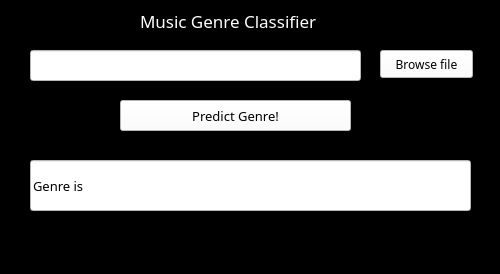
<?xml version="1.0" encoding="UTF-8"?>
<ui version="4.0">
 <class>MainWindow</class>
 <widget class="QMainWindow" name="MainWindow">
  <property name="geometry">
   <rect>
    <x>0</x>
    <y>0</y>
    <width>500</width>
    <height>274</height>
   </rect>
  </property>
  <property name="windowTitle">
   <string>MainWindow</string>
  </property>
  <property name="styleSheet">
   <string notr="true">background-color: rgb(0, 0, 0);</string>
  </property>
  <widget class="QWidget" name="centralwidget">
   <widget class="QLabel" name="label">
    <property name="geometry">
     <rect>
      <x>140</x>
      <y>0</y>
      <width>241</width>
      <height>41</height>
     </rect>
    </property>
    <property name="font">
     <font>
      <family>Forte</family>
      <pointsize>13</pointsize>
     </font>
    </property>
    <property name="styleSheet">
     <string notr="true">color: rgb(255, 255, 255);</string>
    </property>
    <property name="text">
     <string>Music Genre Classifier</string>
    </property>
   </widget>
   <widget class="QLineEdit" name="lineEdit">
    <property name="geometry">
     <rect>
      <x>30</x>
      <y>50</y>
      <width>331</width>
      <height>31</height>
     </rect>
    </property>
    <property name="font">
     <font>
      <pointsize>8</pointsize>
     </font>
    </property>
    <property name="whatsThis">
     <string>&lt;html&gt;&lt;head/&gt;&lt;body&gt;&lt;p&gt;Add path to file&lt;/p&gt;&lt;/body&gt;&lt;/html&gt;</string>
    </property>
    <property name="styleSheet">
     <string notr="true">background-color: rgb(255, 255, 255);</string>
    </property>
    <property name="text">
     <string extracomment="add path to file"/>
    </property>
    <property name="cursorMoveStyle">
     <enum>Qt::VisualMoveStyle</enum>
    </property>
   </widget>
   <widget class="QPushButton" name="pushButton">
    <property name="geometry">
     <rect>
      <x>380</x>
      <y>50</y>
      <width>93</width>
      <height>28</height>
     </rect>
    </property>
    <property name="font">
     <font>
      <family>Forte</family>
      <pointsize>9</pointsize>
     </font>
    </property>
    <property name="styleSheet">
     <string notr="true">background-color: rgb(255, 255, 255);</string>
    </property>
    <property name="text">
     <string>Browse file</string>
    </property>
   </widget>
   <widget class="QPushButton" name="pushButton_2">
    <property name="geometry">
     <rect>
      <x>120</x>
      <y>100</y>
      <width>231</width>
      <height>31</height>
     </rect>
    </property>
    <property name="font">
     <font>
      <family>Forte</family>
      <pointsize>10</pointsize>
     </font>
    </property>
    <property name="styleSheet">
     <string notr="true">background-color: rgb(255, 255, 255);</string>
    </property>
    <property name="text">
     <string>Predict Genre!</string>
    </property>
   </widget>
   <widget class="QLineEdit" name="lineEdit_2">
    <property name="geometry">
     <rect>
      <x>30</x>
      <y>160</y>
      <width>441</width>
      <height>51</height>
     </rect>
    </property>
    <property name="font">
     <font>
      <family>Forte</family>
      <pointsize>10</pointsize>
     </font>
    </property>
    <property name="styleSheet">
     <string notr="true">background-color: rgb(255, 255, 255);</string>
    </property>
    <property name="text">
     <string>Genre is</string>
    </property>
   </widget>
  </widget>
 </widget>
 <resources>
  <include location="../../../../Desktop/music.jpg"/>
 </resources>
 <connections/>
</ui>
